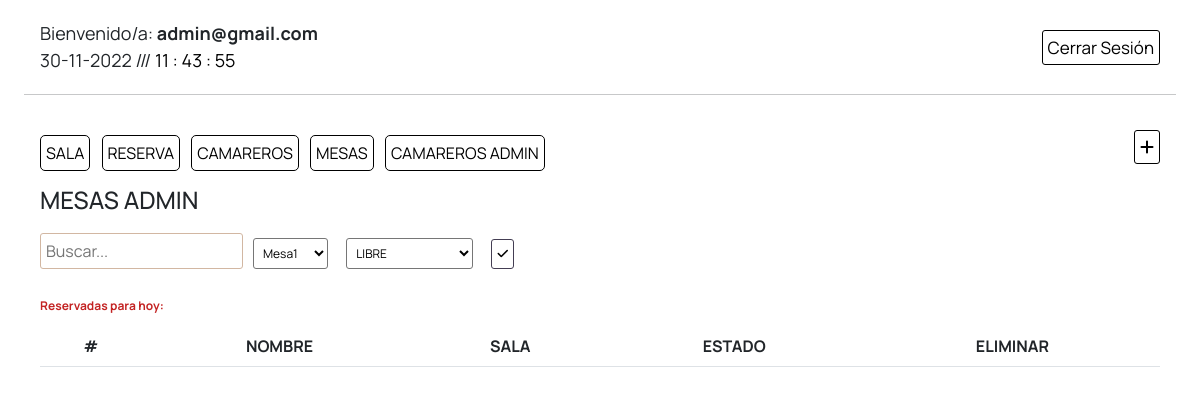
Before: /view/mesasadmin.php (signed in) with the older database file.
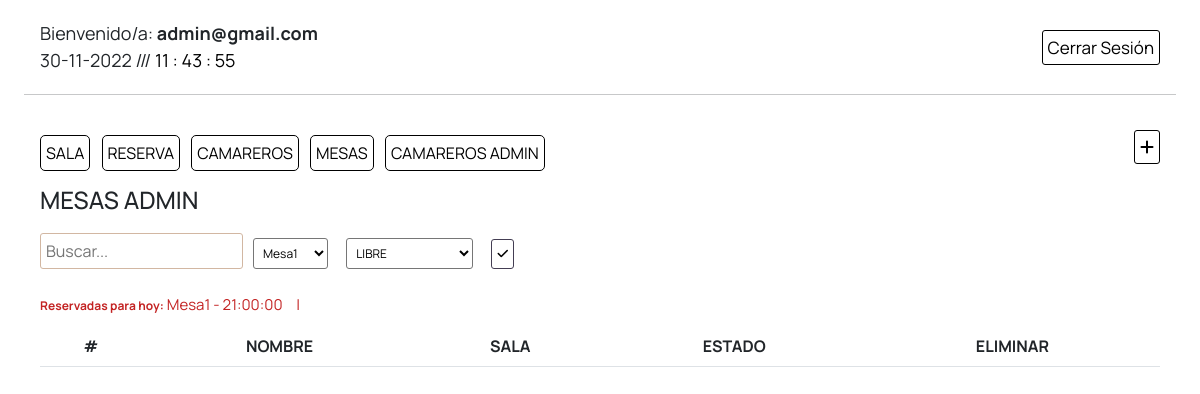
After: the same page with the newer database file.
### tables this page shows
CREATE TABLE `tbl_reserva` (
  `id_reserva` int(11) NOT NULL,
  `nombre` varchar(20) NOT NULL,
  `dia` date NOT NULL,
  `hora` time NOT NULL,
  `personas` int(3) NOT NULL,
  `id_mesa` int(11) NOT NULL,
  `id_sala` int(11) NOT NULL
);

CREATE TABLE `tbl_mesa` (
  `id_m` int(11) NOT NULL,
  `nombre_m` varchar(20) NOT NULL,
  `estado` varchar(15) NOT NULL,
  `id_sala` int(11) NOT NULL,
  `img` longblob DEFAULT NULL
);

### view/mesasadmin.php (the view, shortened to what this page needs)
<!DOCTYPE html>
<html lang="es">
<head>
	<link href="https://cdn.jsdelivr.net/npm/bootstrap@5.2.2/dist/css/bootstrap.min.css" rel="stylesheet">
	<link rel="stylesheet" href="../static/css/estilos.css">
</head>
<body onload="mueveReloj()">
	<div class="nav">
		<div class="bienvenida">
			<p>Bienvenido/a: <b><?php echo $_SESSION['nombre'];
								echo $_SESSION['correoadmin'] ?></b></p>
			<form name="form_reloj">
				<?= date("d-m-Y /// "); ?><input type="text" name="reloj" size="10" style="border:none;">
			</form>
		</div>
		<div class="cerrarsesion">
			<a href="../controller/cerrarsesion.php">Cerrar Sesión</a>
		</div>
	</div>
	<hr>
	<div class="general">
		<div class="crud">
			<div class="mininav">
				<div>
					<a href="sala.php"><button class="botones">SALA</button></a>
					<a href="reserva.php"><button class="botones">RESERVA</button></a>
					<a href="index.php"><button class="botones">CAMAREROS</button></a>
					<a href="mesa.php"><button class="botones">MESAS</button></a>
					<a href="indexadmin.php"><button class="botones">CAMAREROS ADMIN</button></a>
					<h4>MESAS ADMIN</h4>
				</div>
				<div>
					<a href="añadirmesa.php" id="añadir"><i class="fa-solid fa-plus"></i></a>
				</div>
			</div>
			<div class="divgeneral">
				<div class="buscador">
					<form autocomplete="off" action="" method="post" id="frmbusqueda">
						<input type="text" name="buscar" id="buscar" placeholder="Buscar..." class="">
					</form>
				</div>
				<div class="estados">
					<form action="" method="POST" id="actualizar" name="actualizar">
						<select name="mesa" id="mesa">
							<?php
							$sentencia = $bd->query("SELECT * FROM tbl_mesa");
							$mesas = $sentencia->fetchAll(PDO::FETCH_OBJ);
							foreach ($mesas as $mesa) {
								echo "<option value='$mesa->id_m'>$mesa->nombre_m</option>";
							}
							?>
						</select>
						<select name="estado" id="estado">
							<option value="LIBRE">LIBRE</option>
						</select>
						<button class="enviar" type="button" id="enviar"><i class="fa-solid fa-check"></i></button>
					</form>
				</div>
			</div>
			<div class="reservadas">
					<b class="tituloreser">Reservadas para hoy:</b>
					<?php
					$sentenciareserva = $bd->query("SELECT * FROM tbl_reserva INNER JOIN tbl_mesa ON tbl_mesa.id_m = tbl_reserva.id_mesa;");
					$reservas = $sentenciareserva->fetchAll(PDO::FETCH_OBJ);
					$fechaActual = date('Y-m-d');
					foreach ($reservas as $reserva) {
						if ($fechaActual == $reserva->dia) {
							echo "$reserva->nombre_m - ";
							echo "$reserva->hora";
							echo "ㅤ|ㅤ";
						}
					}
					?>
			</div>
			<div class="over">
				<table class="table table-hover" style="text-align:center;">
					<tr>
						<th scope="col">#</th>
						<th scope="col">NOMBRE</th>
						<th scope="col">SALA</th>
						<th scope="col">ESTADO</th>
						<th scope="col">ELIMINAR</th>
					</tr>
				</table>
			</div>
		</div>
	</div>
</body>
</html>

Changed rows visible on the page:
added tbl_reserva: id_mesa.nombre_m "Mesa1", hora "21:00:00"
